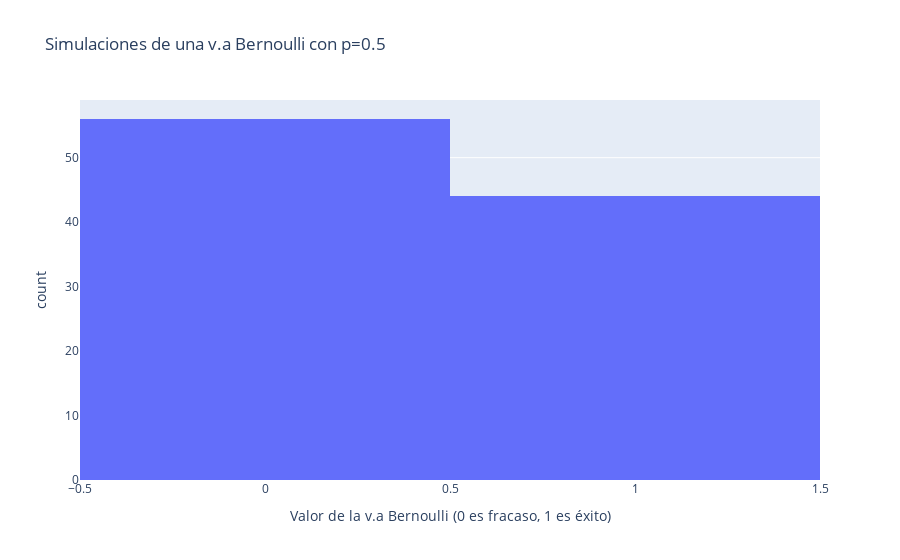

Notebook cell for this chart:
### Code cell
import plotly.express as px # Para visualización interactiva

px.histogram(
    simulaciones,
    x = simulaciones,
    nbins = 2, # porque solo hay dos posibles valores: 0 y 1
    title = "Simulaciones de una v.a Bernoulli con p=0.5",
    labels = {"x":"Valor de la v.a Bernoulli (0 es fracaso, 1 es éxito)"}
)

### Figure 1 — Plotly figure (JSON) as saved in the notebook; plotly's stock layout.template omitted (floating-point values rounded to 4 significant figures)
{"data": [{"alignmentgroup": "True", "bingroup": "x", "hovertemplate": "Valor de la v.a Bernoulli (0 es fracaso, 1 es éxito)=%{x}<br>count=%{y}<extra></extra>", "legendgroup": "", "marker": {"color": "#636efa", "pattern": {"shape": ""}}, "name": "", "nbinsx": 2, "offsetgroup": "", "orientation": "v", "showlegend": false, "type": "histogram", "x": [1, 1, 0, 1, 1, 0, 1, 0, 1, 1, 0, 0, 1, 1, 1, 0, 0, 1, 0, 0, 0, 1, 1, 1, 0, 0, 1, 0, 0, 0, 0, 0, 1, 1, 0, 1, 1, 0, 1, 0, 1, 0, 0, 0, 0, 1, 0, 1, 0, 0, 1, 1, 0, 1, 0, 1, 0, 1, 1, 0, 0, 0, 0, 1, 0, 0, 0, 1, 0, 0, 0, 0, 0, 0, 0, 0, 0, 1, 0, 1, 0, 0, 0, 1, 1, 1, 0, 0, 0, 1, 1, 1, 1, 1, 0, 1, 0, 0, 1, 1], "xaxis": "x", "yaxis": "y"}], "layout": {"barmode": "relative", "legend": {"tracegroupgap": 0}, "title": {"text": "Simulaciones de una v.a Bernoulli con p=0.5"}, "xaxis": {"anchor": "y", "domain": [0, 1], "title": {"text": "Valor de la v.a Bernoulli (0 es fracaso, 1 es éxito)"}}, "yaxis": {"anchor": "x", "domain": [0, 1], "title": {"text": "count"}}}}
